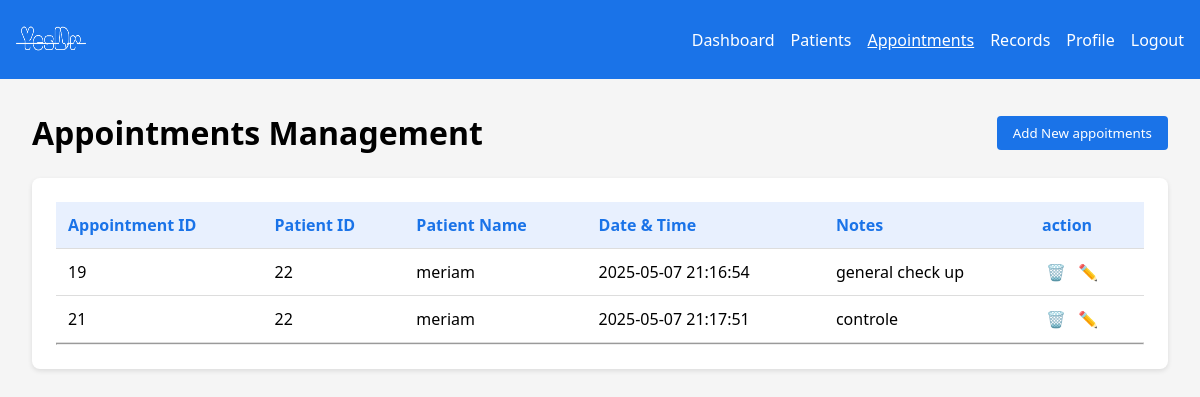
Screenshot of /doctor/appointments.php (signed in) with the database file from the repository.
### tables this page shows
CREATE TABLE IF NOT EXISTS `appointments` (
  `idA` int NOT NULL AUTO_INCREMENT,
  `idM` int NOT NULL,
  `idP` int NOT NULL,
  `dateA` datetime NOT NULL,
  `notesA` text,
  PRIMARY KEY (`idA`),
  KEY `idP` (`idP`),
  KEY `idM` (`idM`)
);

CREATE TABLE IF NOT EXISTS `patients` (
  `idP` int NOT NULL AUTO_INCREMENT,
  `nomP` varchar(100) NOT NULL,
  `prenomP` varchar(100) NOT NULL,
  `sexeP` enum('Homme','Femme') NOT NULL DEFAULT 'Homme',
  `emailP` varchar(100) NOT NULL,
  `phone` int NOT NULL,
  `dateP` date NOT NULL,
  `passwordP` varchar(255) NOT NULL,
  `img` varchar(255) DEFAULT 'default.png',
  PRIMARY KEY (`idP`)
);

### doctor/appointments.php (the view, shortened to what this page needs)
<?php
$idM=$_SESSION['id'];
include "../cnx.php";
$sql_a="SELECT * FROM appointments  where idM=$idM";
$res_a=$cnx->query($sql_a);
$app=$res_a->fetchAll();
$nb_a=count($app);
?>
<!DOCTYPE html>
<html lang="en">
<head>
  <link rel="stylesheet" href="../css/style.css">
</head>
<body>
  <header>
  <div class="logo"><img src="../img/img.png" alt="" style="height:40PX;width:70px">
  </div>
    <nav>
      <ul>
        <li><a href="index.php">Dashboard</a></li>
        <li><a href="patients.php">Patients</a></li>
        <li style="text-decoration:underline"><a href="appointments.php">Appointments</a></li>
        <li><a href="records.php">Records</a></li>
        <li><a href="profile.php">Profile</a></li>
        <li><a href="../index.php">Logout</a></li>
      </ul>
    </nav>
  </header>
  <div class="container">
    <div style="display: flex; justify-content: space-between; align-items: center; margin-bottom: 1.5rem;">
      <h1>Appointments Management</h1>
      <button  class="btn " onclick="window.location.href='add_appointments.php'">Add New appoitments</button>
    </div>
    <div class="table-container">
    <?php
    if($nb_a==0){
        echo"<hr><b>Aucune rendez vous dans la liste</b>";
    }else{
        echo"<table><thead><tr><th> Appointment ID </th><th>Patient ID</th><th> Patient Name</th><th>Date & Time</th><th>Notes</th><th>action</th></tr>
        </thead>";
        foreach($app as $item){
          $sql="SELECT nomP FROM patients WHERE idP=".$item['idP'];
          $res = $cnx->query($sql);
          $nom = $res->fetch();
          echo "<tr>
                  <td>".$item['idA']."</td>
                  <td>".$item['idP']."</td>
                  <td>".$nom['nomP']."</td>
                  <td>".$item['dateA']."</td>
                  <td>".$item['notesA']."</td>
                  <td>
                    <span class='action-icon delete' onclick=\"window.location.href='supp_app.php?id=".$item['idA']."'\">🗑️</span>
                     <span class='action-icon delete' onclick=\"window.location.href='update_app.php?id=".$item['idA']."'\">✏️</span>
                  </td>
                </tr>";
      }
        echo"</table><hr>";
    }
      ?>
  </div>
</body>
</html>

### css/style.css (style rules this page uses)
:root { --primary-blue: #1a73e8; --light-blue: #e8f0fe; --dark-blue: #0d47a1; --white: #ffffff; --gray: #f5f5f5; --dark-gray: #333; }
* { margin: 0; padding: 0; box-sizing: border-box; font-family: 'Segoe UI', Tahoma, Geneva, Verdana, sans-serif; }
body { background-color: var(--gray); justify-content: center; align-items: center; min-height: 100vh; }
header { background-color: var(--primary-blue); color: var(--white); padding: 1rem; display: flex; justify-content: space-between; align-items: center; }
.logo { font-size: 1.5rem; font-weight: bold; }
nav ul { display: flex; list-style: none; }
nav ul li { margin-left: 1rem; }
nav ul li a { color: var(--white); text-decoration: none; }
.container { padding: 2rem; }
.btn { background-color: var(--primary-blue); color: var(--white); border: none; padding: 0.5rem 1rem; border-radius: 4px; cursor: pointer; text-decoration: none; display: inline-block; }
.table-container { background-color: var(--white); border-radius: 8px; padding: 1.5rem; box-shadow: 0 2px 5px rgba(0,0,0,0.1); overflow-x: auto; }
table { width: 100%; border-collapse: collapse; }
th, td { padding: 0.75rem; text-align: left; border-bottom: 1px solid #ddd; }
th { background-color: var(--light-blue); color: var(--primary-blue); }
.action-icon { color: var(--primary-blue); margin: 0 0.25rem; cursor: pointer; }
.action-icon.delete { color: #e74c3c; }

### rows the page displays
appointments: idA "19", idP "22", patients.nomP "meriam", dateA "2025-05-07 21:16:54", notesA "general check up"
appointments: idA "21", idP "22", patients.nomP "meriam", dateA "2025-05-07 21:17:51", notesA "controle"
